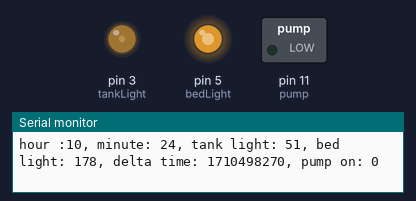
The sketch below on a simulated Arduino Uno, built with avr-gcc and run on an emulated ATmega328P. Parts: switched loads named in the sketch (green lamp = pin HIGH), output pins drawn as LEDs (lit = HIGH), the last lines printed to the serial monitor. The local clock reads 2024-03-15 10:24:30 at power-on unless the sketch sets it.

Above: at 0.1 s.
At 61.2 s:
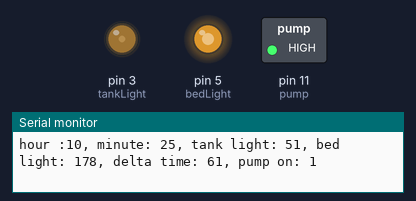
Timing chart, 0 to 99.3 s (numbered marks = the images above):
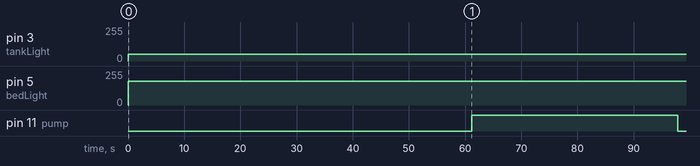

Measured:
- by itself, pin 3 (tankLight): 0/255 → 51/255 at 0.00 s
- by itself, pin 5 (bedLight): 0/255 → 178/255 at 0.00 s
- by itself, pin 11 (pump): LOW → HIGH at 61.2 s, → LOW 36.7 s later

The sketch:

desktop_aquaponics.ino
```cpp
#include "RTClib.h"
#include "TimePoint.h"

RTC_DS1307 rtc;

//Pin assignments
uint8_t tankLight = 3;
uint8_t bedLight = 5;
uint8_t pump = 11;

//status variables
bool pumpOn = true;
uint32_t previousTime = 0;

//pump timing
uint16_t onTime = 35;
uint16_t offTime = 60;


//TimePoint(hour, minute, intentisy [float from 0.0-1.0])

// Tank lighting profile
TimePoint tankPoints[] = {TimePoint(0,0,0.0), TimePoint(9, 30, 0.0), TimePoint(10, 0, 0.2), TimePoint(14, 30, 0.2), TimePoint(15, 0, 0.9), TimePoint(22, 30, 0.9), TimePoint(23, 30, 0.0)};
uint8_t nT;

//Grow bed lighting profile
TimePoint bedPoints[] = {TimePoint(0,0,0.0), TimePoint(9, 30, 0.0), TimePoint(10, 0, 0.7), TimePoint(22, 30, 0.7), TimePoint(23, 30, 0.0)};
uint8_t nB;

uint8_t intenT, intenB;
uint32_t deltaTime;

//Function linearly interpolates intensity from lighting profile array, returns PWM value of output pin
uint8_t findIntensity(uint8_t hour, uint8_t min, TimePoint points[], uint8_t n){
  TimePoint low = TimePoint(0,-1,0);
  TimePoint high = TimePoint(24,1,0);
  uint16_t totMins = min + 60*hour;

  //set low and high to the TimePoints above and below the current time
  for(uint8_t i=0; i<n; i++){
    if(points[i].getMins() < totMins){//set low
      if(points[i].getMins() > low.getMins()){
        low = points[i];
      }
    } else if(points[i].getMins() < high.getMins()){ //set high
      high = points[i];
    }
  }

  //Linear interpolation to find the current intensity
  //Comparison is to mitigate 8 bit unsigned integer underflow errors
  if(high.getPWM() < low.getPWM()){
    return low.getPWM() - (low.getPWM()-high.getPWM())*(totMins-low.getMins()) / (high.getMins()-low.getMins());
  } else{
    return low.getPWM() + (high.getPWM()-low.getPWM())*(totMins-low.getMins()) / (high.getMins()-low.getMins());
  }

}

void setup () {
  Serial.begin(9600);

  if (! rtc.begin()) {
    Serial.println("Couldn't find RTC");
    Serial.flush();
    while (1) delay(10);
  }

  //Sets time if rtc not running
  if (! rtc.isrunning()) {
    Serial.println("RTC is NOT running, let's set the time!");
    // When time needs to be set on a new device, or after a power loss, the
    // following line sets the RTC to the date & time this sketch was compiled
    rtc.adjust(DateTime(F(__DATE__), F(__TIME__)));
    // This line sets the RTC with an explicit date & time, for example to set
    // January 21, 2014 at 3am you would call:
    // rtc.adjust(DateTime(2014, 1, 21, 3, 0, 0));
  }

  //Calculate the length of lighting proile arrays
  nT = sizeof(tankPoints) / sizeof(tankPoints[0]);
  nB = sizeof(bedPoints) / sizeof(bedPoints[0]);

  //Define pins
  pinMode(tankLight, OUTPUT);
  pinMode(bedLight, OUTPUT);
  pinMode(pump, OUTPUT);
}

void loop () {
  // Get the current time from the RTC
  DateTime now = rtc.now();

  //Set light intenisty
  intenT = findIntensity(now.hour(), now.minute(), tankPoints, nT);
  analogWrite(tankLight, intenT);
  intenB = findIntensity(now.hour(), now.minute(), bedPoints, nB);
  analogWrite(bedLight, intenB);

  Serial.print("hour :");
  Serial.print(now.hour());
  Serial.print(", minute: ");
  Serial.print(now.minute());
  Serial.print(", tank light: ");
  Serial.print(intenT);
  Serial.print(", bed light: ");
  Serial.print(intenB);

  //Set pump status
  deltaTime = now.unixtime()-previousTime;
  Serial.print(", delta time: ");
  Serial.print(deltaTime);

  if(pumpOn == true && deltaTime > onTime){
    pumpOn = false;
    previousTime = now.unixtime();
    digitalWrite(pump, LOW);
  } else if(pumpOn == false && deltaTime > offTime){
    pumpOn = true;
    previousTime = now.unixtime();
    digitalWrite(pump, HIGH);
  }

  Serial.print(", pump on: ");
  Serial.println(pumpOn);

  delay(1000);
}
```

TimePoint.cpp
```cpp
#include "TimePoint.h"

TimePoint::TimePoint(uint8_t hour, uint8_t min, float intensity) {
  this->PWM = intensity*255;
  this->totMins = asMin(hour, min);
}

uint16_t TimePoint::asMin(uint8_t hour, uint8_t min) {
  return 60*hour + min;
}

uint8_t TimePoint::getPWM() {
  return PWM;
}

uint16_t TimePoint::getMins() {
  return totMins;
}
```

TimePoint.h
```cpp
#ifndef TimePoint_h
#define TimePoint_h

#include <Arduino.h>

class TimePoint{
  private:
    uint8_t PWM;
    uint16_t asMin(uint8_t hour, uint8_t min);
    uint16_t totMins;


  public:
    TimePoint(uint8_t hour, uint8_t min, float intensity);
    uint8_t getPWM();
    uint16_t getMins();

};

#endif
```
